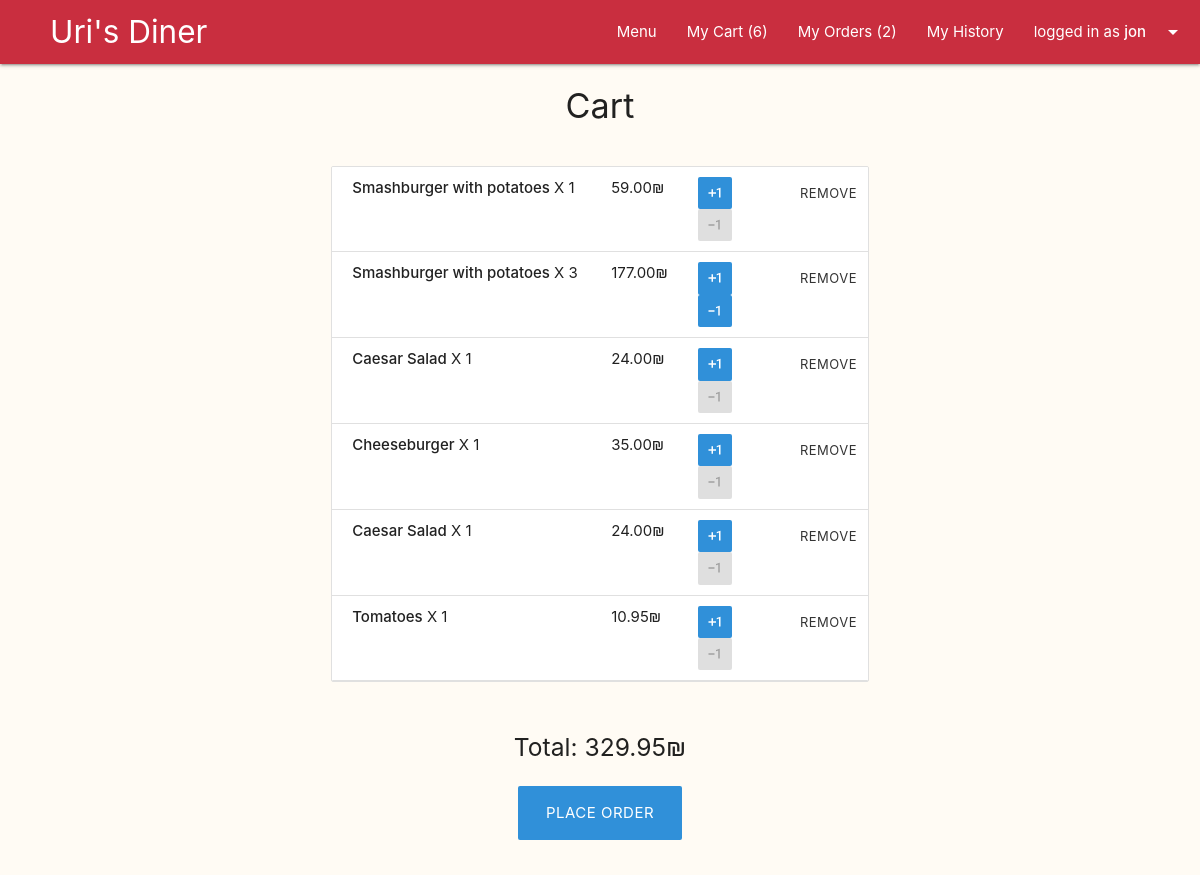
The app's page /cart/ (signed in) with its own data.
### main/models.py (models this page shows, shortened)
class Item(models.Model):
    dish = models.ForeignKey(Dish, on_delete=models.CASCADE, blank=False)
    cart = models.ForeignKey(Cart, on_delete=models.CASCADE, blank=False)
    amount = models.IntegerField(blank=False, default=1)
    @property
    def item_total(self):
        total = self.amount * self.dish.price
        return total

class Dish(models.Model):
    name = models.CharField(max_length=50, blank=False)
    price = models.DecimalField(max_digits=5, decimal_places=2, blank=False)
    description = models.CharField(max_length=300, blank=False)
    is_gluten_free = models.BooleanField(default=False)
    is_vegeterian = models.BooleanField(default=False)
    category = models.ForeignKey(Category, on_delete=models.CASCADE, limit_choices_to={'is_deleted':False})
    is_deleted = models.BooleanField(default=False)
    image_Url = models.URLField(null=True, blank=True)
    image_file = models.ImageField(upload_to=dish_image_path, null=True, blank=True)

class Cart(models.Model):
    user = models.ForeignKey(User, on_delete=models.CASCADE, blank=False)
    @property
    def total_to_pay(self):
        total = sum(item.item_total for item in self.item_set.all())
        return total

### main/views.py (the view)
# urls.py: path('cart/', views.show_cart, name="show_cart"),
@login_required(login_url='user_login')
def show_cart(request):
    cart = request.user.cart_set.last()
    return render(request, 'main/cart.html', {'cart':cart})

### main/context_processors.py (called while the page is built)
def site_wide_data(request):
    try:
        data = {
        'open_orders_number' : len(Cart.objects.filter(delivery__is_delivered=False)),
        'my_open_orders_number' : len(Delivery.objects.filter(order__user=request.user).filter(is_delivered=False)),
        'my_cart_items_number' : len(User.objects.get(id=request.user.id).cart_set.last().item_set.all())
        }
    except:
        data = {}
    return data

### main/templates/main/cart.html (shortened to what this page needs)
{% extends 'layouts/main.html' %}
{% block main-content %}
<div class="container">
  <div class="row center-align">
    <h4>Cart</h4>
  </div>
  {% if cart.total_to_pay > 0 %}
  <div class="row">
    <div class="col l8 offset-l2">
      <ul class="collection">
        {% for item in cart.item_set.all %}
        <li class="collection-item">
          <div class="row no-bottom-margin">
            <div class="col l6">
              <a class="modal-trigger" href="#{{item.dish.name}}">
                <strong>{{item.dish.name}}</strong> X {{item.amount}}
              </a>
            </div>
            <div class="col l2">{{item.item_total}}₪</div>
            <div class="col l2">
              <form class="change-item-btn"
                action="{% url 'change_cart_item' %}" method="POST">
                <button class="btn btn-small plus-minus-btn" type="submit">
                  <i class="material-icons">exposure_plus_1</i>
                </button>
              </form>
              {% if item.amount > 1 %}
              <form class="change-item-btn"
                action="{% url 'change_cart_item' %}" method="POST">
                <button class="btn btn-small plus-minus-btn" type="submit">
                  <i class="material-icons">exposure_neg_1</i>
                </button>
              </form>
              {% else %}
              <div class="btn btn-small disabled plus-minus-btn"><i
                  class="material-icons">exposure_neg_1</i></div>
              {% endif %}
            </div>
            <div class="col l1">
              <form action="{% url 'delete_cart_item' %}" method="POST">
                <button class="btn-small btn-flat" type="submit">Remove</button>
              </form>
            </div>
          </div>
        </li>
        {% endfor %}
      </ul>
    </div>
  </div>
  <div class="row">
    <div class="col l6 offset-l3 center-align">
      <h5>Total: {{cart.total_to_pay}}₪</h5>
      <div class="section">
        <a class="btn btn-large" href="{% url 'fill_order' %}">Place order</a>
      </div>
      {% else %}
      <div class="row center-align">
        <div class="section">
          <h6>Your cart is empty.</h6>
        </div>
      </div>
      {% endif %}
    </div>
  </div>
</div>
{% endblock main-content %}

### templates/common/navbar.html (shortened to what this page needs)
{% load static %}
<nav>
  <div class="nav-wrapper">
    <a href="{% url 'main' %}" class="brand-logo" style="left: 50px"> Uri's Diner</a>
    <ul class="right">
      <li><a href="{% url 'menu_all_categories' %}">Menu</a></li>
      {% if request.user.username %}
      {% if request.user.is_staff == True %}
      <li><a href="{% url 'manage_orders' %}">Open Orders
          ({{open_orders_number}})</a></li>
      <li><a href="{% url 'show_orders_history' %}">Orders History</a></li>
      {% else %}
      <li><a href="{% url 'show_cart' %}">My Cart
          ({{my_cart_items_number}})</a></li>
      <li><a href="{% url 'show_delivery' %}">My Orders
          ({{my_open_orders_number}})
        </a></li>
      <li><a href="{% url 'user_history' %}">My History</a></li>
      {% endif %}
      <li><a class="dropdown-trigger" href="#!"
          data-target="user-dropdown">logged in as
          <strong>{{request.user.username}}</strong><i
            class="material-icons right">arrow_drop_down</i></a></li>
      {% else %}
      <li><a href="{% url 'user_login' %}">Log In</a></li>
      <li><a href="{% url 'user_signup' %}">Sign up</a></li>
      {% endif %}
    </ul>
  </div>
</nav>

### static/css/custom.css (style rules this page uses)
body { background-color: #fffbf4; }
.change-item-btn { display: inline-block; }
.plus-minus-btn { display: inline-block; font-size: 25px; padding-left: 8px; padding-right: 8px; }
.no-bottom-margin { margin-bottom: 0px; }

### records on screen
Item: dish.name "Smashburger with potatoes", amount "1", item_total "59.00"
Item: dish.name "Smashburger with potatoes", amount "3", item_total "177.00"
Item: dish.name "Caesar Salad", amount "1", item_total "24.00"
Item: dish.name "Cheeseburger", amount "1", item_total "35.00"
Item: dish.name "Caesar Salad", amount "1", item_total "24.00"
Item: dish.name "Tomatoes", amount "1", item_total "10.95"
Cart: total_to_pay "329.95"

### other values on screen
{{ my_cart_items_number }} "6"
{{ my_open_orders_number }} "2"
{{ request.user.username }} "jon"
